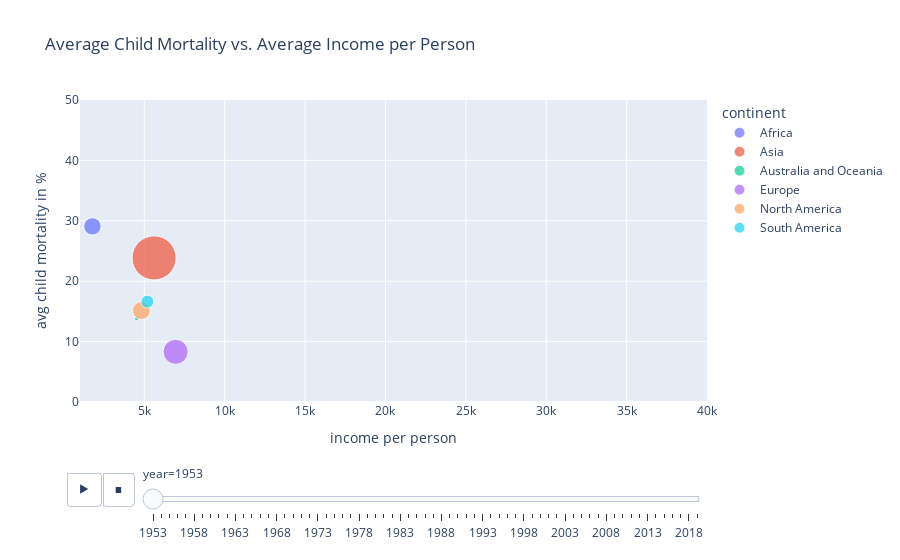

The notebook cell saved with this chart:
### Code cell
fig.show()

### Figure 1 — Plotly figure (JSON) as saved in the notebook; plotly's stock layout.template omitted (floating-point values rounded to 4 significant figures)
{"data": [{"hovertemplate": "<b>%{hovertext}</b><br><br>continent=Africa<br>year=1953<br>income per person=%{x}<br>avg child mortality in %=%{y}<br>country population=%{marker.size}<extra></extra>", "hovertext": ["Africa"], "ids": ["Africa"], "legendgroup": "Africa", "marker": {"color": "#636efa", "size": [220380500], "sizemode": "area", "sizeref": 1455000.0, "symbol": "circle"}, "mode": "markers", "name": "Africa", "orientation": "v", "showlegend": true, "type": "scatter", "x": [1773.0], "xaxis": "x", "y": [29.08], "yaxis": "y"}, {"hovertemplate": "<b>%{hovertext}</b><br><br>continent=Asia<br>year=1953<br>income per person=%{x}<br>avg child mortality in %=%{y}<br>country population=%{marker.size}<extra></extra>", "hovertext": ["Asia"], "ids": ["Asia"], "legendgroup": "Asia", "marker": {"color": "#EF553B", "size": [1419178300], "sizemode": "area", "sizeref": 1455000.0, "symbol": "circle"}, "mode": "markers", "name": "Asia", "orientation": "v", "showlegend": true, "type": "scatter", "x": [5608.0], "xaxis": "x", "y": [23.85], "yaxis": "y"}, {"hovertemplate": "<b>%{hovertext}</b><br><br>continent=Australia and Oceania<br>year=1953<br>income per person=%{x}<br>avg child mortality in %=%{y}<br>country population=%{marker.size}<extra></extra>", "hovertext": ["Australia and Oceania"], "ids": ["Australia and Oceania"], "legendgroup": "Australia and Oceania", "marker": {"color": "#00cc96", "size": [13529320], "sizemode": "area", "sizeref": 1455000.0, "symbol": "circle"}, "mode": "markers", "name": "Australia and Oceania", "orientation": "v", "showlegend": true, "type": "scatter", "x": [4527.0], "xaxis": "x", "y": [13.81], "yaxis": "y"}, {"hovertemplate": "<b>%{hovertext}</b><br><br>continent=Europe<br>year=1953<br>income per person=%{x}<br>avg child mortality in %=%{y}<br>country population=%{marker.size}<extra></extra>", "hovertext": ["Europe"], "ids": ["Europe"], "legendgroup": "Europe", "marker": {"color": "#ab63fa", "size": [461061160], "sizemode": "area", "sizeref": 1455000.0, "symbol": "circle"}, "mode": "markers", "name": "Europe", "orientation": "v", "showlegend": true, "type": "scatter", "x": [6948.0], "xaxis": "x", "y": [8.313], "yaxis": "y"}, {"hovertemplate": "<b>%{hovertext}</b><br><br>continent=North America<br>year=1953<br>income per person=%{x}<br>avg child mortality in %=%{y}<br>country population=%{marker.size}<extra></extra>", "hovertext": ["North America"], "ids": ["North America"], "legendgroup": "North America", "marker": {"color": "#FFA15A", "size": [237145200], "sizemode": "area", "sizeref": 1455000.0, "symbol": "circle"}, "mode": "markers", "name": "North America", "orientation": "v", "showlegend": true, "type": "scatter", "x": [4820.0], "xaxis": "x", "y": [15.14], "yaxis": "y"}, {"hovertemplate": "<b>%{hovertext}</b><br><br>continent=South America<br>year=1953<br>income per person=%{x}<br>avg child mortality in %=%{y}<br>country population=%{marker.size}<extra></extra>", "hovertext": ["South America"], "ids": ["South America"], "legendgroup": "South America", "marker": {"color": "#19d3f3", "size": [123304000], "sizemode": "area", "sizeref": 1455000.0, "symbol": "circle"}, "mode": "markers", "name": "South America", "orientation": "v", "showlegend": true, "type": "scatter", "x": [5190], "xaxis": "x", "y": [16.61], "yaxis": "y"}], "layout": {"legend": {"itemsizing": "constant", "title": {"text": "continent"}, "tracegroupgap": 0}, "sliders": [{"active": 0, "currentvalue": {"prefix": "year="}, "len": 0.9, "pad": {"b": 10, "t": 60}, "steps": [{"args": [["1953"], {"frame": {"duration": 0, "redraw": false}, "fromcurrent": true, "mode": "immediate", "transition": {"duration": 0, "easing": "linear"}}], "label": "1953", "method": "animate"}, {"args": [["1954"], {"frame": {"duration": 0, "redraw": false}, "fromcurrent": true, "mode": "immediate", "transition": {"duration": 0, "easing": "linear"}}], "label": "1954", "method": "animate"}, {"args": [["1955"], {"frame": {"duration": 0, "redraw": false}, "fromcurrent": true, "mode": "immediate", "transition": {"duration": 0, "easing": "linear"}}], "label": "1955", "method": "animate"}, {"args": [["1956"], {"frame": {"duration": 0, "redraw": false}, "fromcurrent": true, "mode": "immediate", "transition": {"duration": 0, "easing": "linear"}}], "label": "1956", "method": "animate"}, {"args": [["1957"], {"frame": {"duration": 0, "redraw": false}, "fromcurrent": true, "mode": "immediate", "transition": {"duration": 0, "easing": "linear"}}], "label": "1957", "method": "animate"}, {"args": [["1958"], {"frame": {"duration": 0, "redraw": false}, "fromcurrent": true, "mode": "immediate", "transition": {"duration": 0, "easing": "linear"}}], "label": "1958", "method": "animate"}, {"args": [["1959"], {"frame": {"duration": 0, "redraw": false}, "fromcurrent": true, "mode": "immediate", "transition": {"duration": 0, "easing": "linear"}}], "label": "1959", "method": "animate"}, {"args": [["1960"], {"frame": {"duration": 0, "redraw": false}, "fromcurrent": true, "mode": "immediate", "transition": {"duration": 0, "easing": "linear"}}], "label": "1960", "method": "animate"}, {"args": [["1961"], {"frame": {"duration": 0, "redraw": false}, "fromcurrent": true, "mode": "immediate", "transition": {"duration": 0, "easing": "linear"}}], "label": "1961", "method": "animate"}, {"args": [["1962"], {"frame": {"duration": 0, "redraw": false}, "fromcurrent": true, "mode": "immediate", "transition": {"duration": 0, "easing": "linear"}}], "label": "1962", "method": "animate"}, {"args": [["1963"], {"frame": {"duration": 0, "redraw": false}, "fromcurrent": true, "mode": "immediate", "transition": {"duration": 0, "easing": "linear"}}], "label": "1963", "method": "animate"}, {"args": [["1964"], {"frame": {"duration": 0, "redraw": false}, "fromcurrent": true, "mode": "immediate", "transition": {"duration": 0, "easing": "linear"}}], "label": "1964", "method": "animate"}, {"args": [["1965"], {"frame": {"duration": 0, "redraw": false}, "fromcurrent": true, "mode": "immediate", "transition": {"duration": 0, "easing": "linear"}}], "label": "1965", "method": "animate"}, {"args": [["1966"], {"frame": {"duration": 0, "redraw": false}, "fromcurrent": true, "mode": "immediate", "transition": {"duration": 0, "easing": "linear"}}], "label": "1966", "method": "animate"}, {"args": [["1967"], {"frame": {"duration": 0, "redraw": false}, "fromcurrent": true, "mode": "immediate", "transition": {"duration": 0, "easing": "linear"}}], "label": "1967", "method": "animate"}, {"args": [["1968"], {"frame": {"duration": 0, "redraw": false}, "fromcurrent": true, "mode": "immediate", "transition": {"duration": 0, "easing": "linear"}}], "label": "1968", "method": "animate"}, {"args": [["1969"], {"frame": {"duration": 0, "redraw": false}, "fromcurrent": true, "mode": "immediate", "transition": {"duration": 0, "easing": "linear"}}], "label": "1969", "method": "animate"}, {"args": [["1970"], {"frame": {"duration": 0, "redraw": false}, "fromcurrent": true, "mode": "immediate", "transition": {"duration": 0, "easing": "linear"}}], "label": "1970", "method": "animate"}, {"args": [["1971"], {"frame": {"duration": 0, "redraw": false}, "fromcurrent": true, "mode": "immediate", "transition": {"duration": 0, "easing": "linear"}}], "label": "1971", "method": "animate"}, {"args": [["1972"], {"frame": {"duration": 0, "redraw": false}, "fromcurrent": true, "mode": "immediate", "transition": {"duration": 0, "easing": "linear"}}], "label": "1972", "method": "animate"}, {"args": [["1973"], {"frame": {"duration": 0, "redraw": false}, "fromcurrent": true, "mode": "immediate", "transition": {"duration": 0, "easing": "linear"}}], "label": "1973", "method": "animate"}, {"args": [["1974"], {"frame": {"duration": 0, "redraw": false}, "fromcurrent": true, "mode": "immediate", "transition": {"duration": 0, "easing": "linear"}}], "label": "1974", "method": "animate"}, {"args": [["1975"], {"frame": {"duration": 0, "redraw": false}, "fromcurrent": true, "mode": "immediate", "transition": {"duration": 0, "easing": "linear"}}], "label": "1975", "method": "animate"}, {"args": [["1976"], {"frame": {"duration": 0, "redraw": false}, "fromcurrent": true, "mode": "immediate", "transition": {"duration": 0, "easing": "linear"}}], "label": "1976", "method": "animate"}, {"args": [["1977"], {"frame": {"duration": 0, "redraw": false}, "fromcurrent": true, "mode": "immediate", "transition": {"duration": 0, "easing": "linear"}}], "label": "1977", "method": "animate"}, {"args": [["1978"], {"frame": {"duration": 0, "redraw": false}, "fromcurrent": true, "mode": "immediate", "transition": {"duration": 0, "easing": "linear"}}], "label": "1978", "method": "animate"}, {"args": [["1979"], {"frame": {"duration": 0, "redraw": false}, "fromcurrent": true, "mode": "immediate", "transition": {"duration": 0, "easing": "linear"}}], "label": "1979", "method": "animate"}, {"args": [["1980"], {"frame": {"duration": 0, "redraw": false}, "fromcurrent": true, "mode": "immediate", "transition": {"duration": 0, "easing": "linear"}}], "label": "1980", "method": "animate"}, {"args": [["1981"], {"frame": {"duration": 0, "redraw": false}, "fromcurrent": true, "mode": "immediate", "transition": {"duration": 0, "easing": "linear"}}], "label": "1981", "method": "animate"}, {"args": [["1982"], {"frame": {"duration": 0, "redraw": false}, "fromcurrent": true, "mode": "immediate", "transition": {"duration": 0, "easing": "linear"}}], "label": "1982", "method": "animate"}, {"args": [["1983"], {"frame": {"duration": 0, "redraw": false}, "fromcurrent": true, "mode": "immediate", "transition": {"duration": 0, "easing": "linear"}}], "label": "1983", "method": "animate"}, {"args": [["1984"], {"frame": {"duration": 0, "redraw": false}, "fromcurrent": true, "mode": "immediate", "transition": {"duration": 0, "easing": "linear"}}], "label": "1984", "method": "animate"}, {"args": [["1985"], {"frame": {"duration": 0, "redraw": false}, "fromcurrent": true, "mode": "immediate", "transition": {"duration": 0, "easing": "linear"}}], "label": "1985", "method": "animate"}, {"args": [["1986"], {"frame": {"duration": 0, "redraw": false}, "fromcurrent": true, "mode": "immediate", "transition": {"duration": 0, "easing": "linear"}}], "label": "1986", "method": "animate"}, {"args": [["1987"], {"frame": {"duration": 0, "redraw": false}, "fromcurrent": true, "mode": "immediate", "transition": {"duration": 0, "easing": "linear"}}], "label": "1987", "method": "animate"}, {"args": [["1988"], {"frame": {"duration": 0, "redraw": false}, "fromcurrent": true, "mode": "immediate", "transition": {"duration": 0, "easing": "linear"}}], "label": "1988", "method": "animate"}, {"args": [["1989"], {"frame": {"duration": 0, "redraw": false}, "fromcurrent": true, "mode": "immediate", "transition": {"duration": 0, "easing": "linear"}}], "label": "1989", "method": "animate"}, {"args": [["1990"], {"frame": {"duration": 0, "redraw": false}, "fromcurrent": true, "mode": "immediate", "transition": {"duration": 0, "easing": "linear"}}], "label": "1990", "method": "animate"}, {"args": [["1991"], {"frame": {"duration": 0, "redraw": false}, "fromcurrent": true, "mode": "immediate", "transition": {"duration": 0, "easing": "linear"}}], "label": "1991", "method": "animate"}, {"args": [["1992"], {"frame": {"duration": 0, "redraw": false}, "fromcurrent": true, "mode": "immediate", "transition": {"duration": 0, "easing": "linear"}}], "label": "1992", "method": "animate"}, {"args": [["1993"], {"frame": {"duration": 0, "redraw": false}, "fromcurrent": true, "mode": "immediate", "transition": {"duration": 0, "easing": "linear"}}], "label": "1993", "method": "animate"}, {"args": [["1994"], {"frame": {"duration": 0, "redraw": false}, "fromcurrent": true, "mode": "immediate", "transition": {"duration": 0, "easing": "linear"}}], "label": "1994", "method": "animate"}, {"args": [["1995"], {"frame": {"duration": 0, "redraw": false}, "fromcurrent": true, "mode": "immediate", "transition": {"duration": 0, "easing": "linear"}}], "label": "1995", "method": "animate"}, {"args": [["1996"], {"frame": {"duration": 0, "redraw": false}, "fromcurrent": true, "mode": "immediate", "transition": {"duration": 0, "easing": "linear"}}], "label": "1996", "method": "animate"}, {"args": [["1997"], {"frame": {"duration": 0, "redraw": false}, "fromcurrent": true, "mode": "immediate", "transition": {"duration": 0, "easing": "linear"}}], "label": "1997", "method": "animate"}, {"args": [["1998"], {"frame": {"duration": 0, "redraw": false}, "fromcurrent": true, "mode": "immediate", "transition": {"duration": 0, "easing": "linear"}}], "label": "1998", "method": "animate"}, {"args": [["1999"], {"frame": {"duration": 0, "redraw": false}, "fromcurrent": true, "mode": "immediate", "transition": {"duration": 0, "easing": "linear"}}], "label": "1999", "method": "animate"}, {"args": [["2000"], {"frame": {"duration": 0, "redraw": false}, "fromcurrent": true, "mode": "immediate", "transition": {"duration": 0, "easing": "linear"}}], "label": "2000", "method": "animate"}, {"args": [["2001"], {"frame": {"duration": 0, "redraw": false}, "fromcurrent": true, "mode": "immediate", "transition": {"duration": 0, "easing": "linear"}}], "label": "2001", "method": "animate"}, {"args": [["2002"], {"frame": {"duration": 0, "redraw": false}, "fromcurrent": true, "mode": "immediate", "transition": {"duration": 0, "easing": "linear"}}], "label": "2002", "method": "animate"}, {"args": [["2003"], {"frame": {"duration": 0, "redraw": false}, "fromcurrent": true, "mode": "immediate", "transition": {"duration": 0, "easing": "linear"}}], "label": "2003", "method": "animate"}, {"args": [["2004"], {"frame": {"duration": 0, "redraw": false}, "fromcurrent": true, "mode": "immediate", "transition": {"duration": 0, "easing": "linear"}}], "label": "2004", "method": "animate"}, {"args": [["2005"], {"frame": {"duration": 0, "redraw": false}, "fromcurrent": true, "mode": "immediate", "transition": {"duration": 0, "easing": "linear"}}], "label": "2005", "method": "animate"}, {"args": [["2006"], {"frame": {"duration": 0, "redraw": false}, "fromcurrent": true, "mode": "immediate", "transition": {"duration": 0, "easing": "linear"}}], "label": "2006", "method": "animate"}, {"args": [["2007"], {"frame": {"duration": 0, "redraw": false}, "fromcurrent": true, "mode": "immediate", "transition": {"duration": 0, "easing": "linear"}}], "label": "2007", "method": "animate"}, {"args": [["2008"], {"frame": {"duration": 0, "redraw": false}, "fromcurrent": true, "mode": "immediate", "transition": {"duration": 0, "easing": "linear"}}], "label": "2008", "method": "animate"}, {"args": [["2009"], {"frame": {"duration": 0, "redraw": false}, "fromcurrent": true, "mode": "immediate", "transition": {"duration": 0, "easing": "linear"}}], "label": "2009", "method": "animate"}, {"args": [["2010"], {"frame": {"duration": 0, "redraw": false}, "fromcurrent": true, "mode": "immediate", "transition": {"duration": 0, "easing": "linear"}}], "label": "2010", "method": "animate"}, {"args": [["2011"], {"frame": {"duration": 0, "redraw": false}, "fromcurrent": true, "mode": "immediate", "transition": {"duration": 0, "easing": "linear"}}], "label": "2011", "method": "animate"}, {"args": [["2012"], {"frame": {"duration": 0, "redraw": false}, "fromcurrent": true, "mode": "immediate", "transition": {"duration": 0, "easing": "linear"}}], "label": "2012", "method": "animate"}, {"args": [["2013"], {"frame": {"duration": 0, "redraw": false}, "fromcurrent": true, "mode": "immediate", "transition": {"duration": 0, "easing": "linear"}}], "label": "2013", "method": "animate"}, {"args": [["2014"], {"frame": {"duration": 0, "redraw": false}, "fromcurrent": true, "mode": "immediate", "transition": {"duration": 0, "easing": "linear"}}], "label": "2014", "method": "animate"}, {"args": [["2015"], {"frame": {"duration": 0, "redraw": false}, "fromcurrent": true, "mode": "immediate", "transition": {"duration": 0, "easing": "linear"}}], "label": "2015", "method": "animate"}, {"args": [["2016"], {"frame": {"duration": 0, "redraw": false}, "fromcurrent": true, "mode": "immediate", "transition": {"duration": 0, "easing": "linear"}}], "label": "2016", "method": "animate"}, {"args": [["2017"], {"frame": {"duration": 0, "redraw": false}, "fromcurrent": true, "mode": "immediate", "transition": {"duration": 0, "easing": "linear"}}], "label": "2017", "method": "animate"}, {"args": [["2018"], {"frame": {"duration": 0, "redraw": false}, "fromcurrent": true, "mode": "immediate", "transition": {"duration": 0, "easing": "linear"}}], "label": "2018", "method": "animate"}, {"args": [["2019"], {"frame": {"duration": 0, "redraw": false}, "fromcurrent": true, "mode": "immediate", "transition": {"duration": 0, "easing": "linear"}}], "label": "2019", "method": "animate"}], "x": 0.1, "xanchor": "left", "y": 0, "yanchor": "top"}], "title": {"text": "Average Child Mortality vs. Average Income per Person"}, "updatemenus": [{"buttons": [{"args": [null, {"frame": {"duration": 500, "redraw": false}, "fromcurrent": true, "mode": "immediate", "transition": {"duration": 500, "easing": "linear"}}], "label": "&#9654;", "method": "animate"}, {"args": [[null], {"frame": {"duration": 0, "redraw": false}, "fromcurrent": true, "mode": "immediate", "transition": {"duration": 0, "easing": "linear"}}], "label": "&#9724;", "method": "animate"}], "direction": "left", "pad": {"r": 10, "t": 70}, "showactive": false, "type": "buttons", "x": 0.1, "xanchor": "right", "y": 0, "yanchor": "top"}], "xaxis": {"anchor": "y", "domain": [0, 1], "range": [1000, 40000], "title": {"text": "income per person"}}, "yaxis": {"anchor": "x", "domain": [0, 1], "range": [0, 50], "title": {"text": "avg child mortality in %"}}}}
